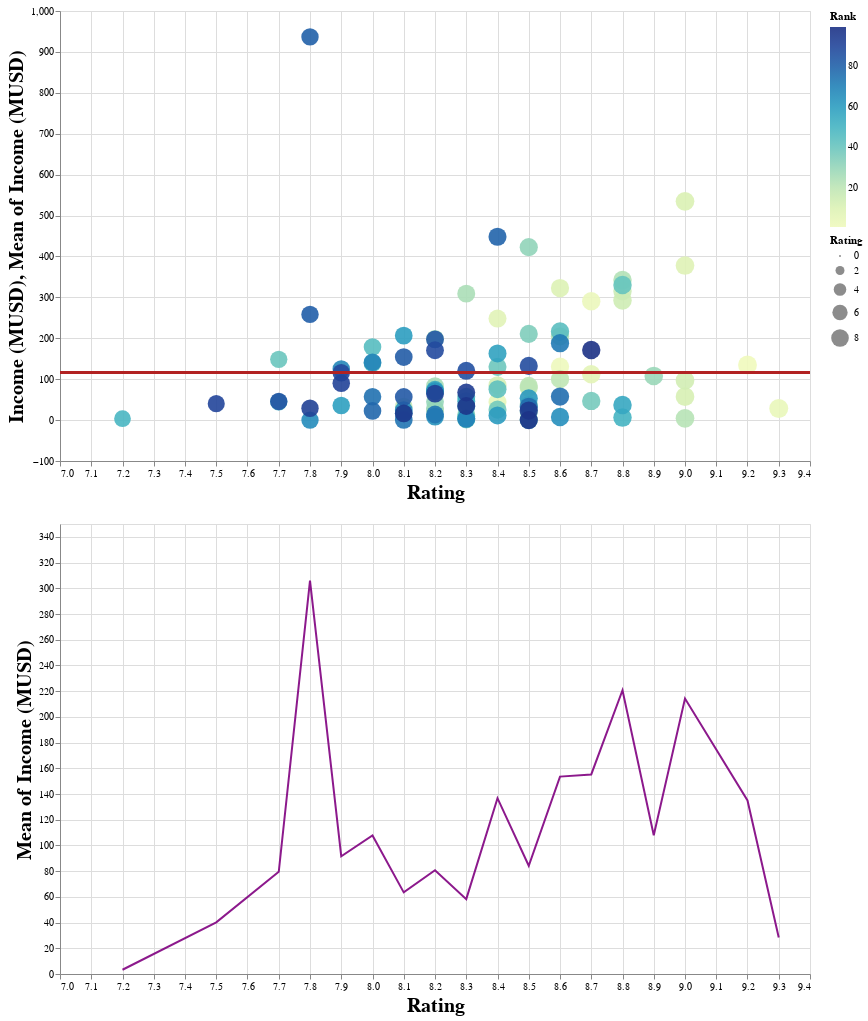

Source (notebook cell):
### Code cell
# The information we want to display on tooltips
tooltip_cols = ['Movie Name', 'Rank', 'Category', 'Rating','Income (MUSD)']

# The selection mechanisms on the graphs
brush = alt.selection_interval(encodings=['x'])
# single = alt.selection_single()

# The graph opacity condition for local selection (brush and click)
# opacity = alt.condition(brush | single, alt.value(0.9), alt.value(0.1))
opacity = alt.condition(brush, alt.value(0.9), alt.value(0.1))

# The chart for scatter plot of the ratings of the movies and their gross_total
points = alt.Chart(movies).mark_point(filled=True).encode(
    x=alt.X('Rating',
        scale=alt.Scale(zero=False, padding=8),
    ),
    y=alt.Y('Income (MUSD)',
        scale=alt.Scale(zero=False, padding=25),
        
    ),
    tooltip=tooltip_cols,
    color=alt.condition(
        alt.datum['Highlight'],
        alt.Color('Rank:Q',
            scale=alt.Scale(scheme='yellowgreenblue')
        ),
        
        alt.value('grey')
    ),
    size='Rating',
    opacity=opacity
).add_selection(
    brush,
).properties(
    width=chart_width,
    height=chart_height.value
)

line = alt.Chart(movies).mark_rule(color='firebrick').encode(
#     x=alt.X('Rating',
#         scale=alt.Scale(zero=False, padding=8),
#     ),
    y=alt.Y('mean(Income (MUSD)):Q'),
    size=alt.SizeValue(3)
).transform_filter(
    brush,
).properties(
    width=chart_width,
    height=chart_height.value
)



if selected_categories.value:
    average = alt.Chart(filtered_movies).mark_line().encode(
        alt.X('Rating',
            scale=alt.Scale(padding=8),
        ),
        alt.Y('mean(Income (MUSD)):Q',
#             scale=alt.Scale(padding=25)
        ),
#         tooltip=tooltip_cols,
        color=alt.value('purple'),   
        opacity=opacity,
    ).add_selection(
        brush,
    ).properties(
        width=chart_width,
        height=chart_height.value
    )

# Vertically stack the two charts
top = (points + line)
final = (top & average) if selected_categories.value else top
final.configure_axis(
    labelFontSize=10,
    titleFontSize=20
)

### Figure 1 — Vega-Lite specification as saved in the notebook (floating-point values rounded to 4 significant figures)
{"config": {"view": {"continuousWidth": 400, "continuousHeight": 300}, "axis": {"labelFontSize": 10, "titleFontSize": 20}}, "vconcat": [{"layer": [{"mark": {"type": "point", "filled": true}, "encoding": {"color": {"condition": {"field": "Rank", "scale": {"scheme": "yellowgreenblue"}, "type": "quantitative", "test": "datum['Highlight']"}, "value": "grey"}, "opacity": {"condition": {"value": 0.9, "selection": "selector001"}, "value": 0.1}, "size": {"field": "Rating", "type": "quantitative"}, "tooltip": [{"field": "Movie Name", "type": "nominal"}, {"field": "Rank", "type": "quantitative"}, {"field": "Category", "type": "nominal"}, {"field": "Rating", "type": "quantitative"}, {"field": "Income (MUSD)", "type": "quantitative"}], "x": {"field": "Rating", "scale": {"padding": 8, "zero": false}, "type": "quantitative"}, "y": {"field": "Income (MUSD)", "scale": {"padding": 25, "zero": false}, "type": "quantitative"}}, "height": 450, "selection": {"selector001": {"type": "interval", "encodings": ["x"]}}, "width": 750}, {"mark": {"type": "rule", "color": "firebrick"}, "encoding": {"size": {"value": 3}, "y": {"aggregate": "mean", "field": "Income (MUSD)", "type": "quantitative"}}, "height": 450, "transform": [{"filter": {"selection": "selector001"}}], "width": 750}], "data": {"name": "data-7e413ada84451a3617eceda69b4eee5d"}}, {"data": {"name": "data-7e413ada84451a3617eceda69b4eee5d"}, "mark": "line", "encoding": {"color": {"value": "purple"}, "opacity": {"condition": {"value": 0.9, "selection": "selector001"}, "value": 0.1}, "x": {"field": "Rating", "scale": {"padding": 8}, "type": "quantitative"}, "y": {"aggregate": "mean", "field": "Income (MUSD)", "type": "quantitative"}}, "height": 450, "selection": {"selector001": {"type": "interval", "encodings": ["x"]}}, "width": 750}], "$schema": "https://vega.github.io/schema/vega-lite/v4.17.0.json", "datasets": {"data-7e413ada84451a3617eceda69b4eee5d": [{"Rank": 1, "Movie Name": "The Godfather", "Category": "R", "Rating": 9.2, "Income (MUSD)": 135.0, "G": false, "R": true, "Approved": false, "PG-13": false, "PG": false, "Passed": false, "GP": false, "Highlight": true}, {"Rank": 2, "Movie Name": "The Silence of the Lambs", "Category": "R", "Rating": 8.6, "Income (MUSD)": 130.7, "G": false, "R": true, "Approved": false, "PG-13": false, "PG": false, "Passed": false, "GP": false, "Highlight": true}, {"Rank": 3, "Movie Name": "Star Wars: Episode V - The Empire Strikes Back", "Category": "PG", "Rating": 8.7, "Income (MUSD)": 290.5, "G": false, "R": false, "Approved": false, "PG-13": false, "PG": true, "Passed": false, "GP": false, "Highlight": true}, {"Rank": 4, "Movie Name": "The Shawshank Redemption", "Category": "R", "Rating": 9.3, "Income (MUSD)": 28.34, "G": false, "R": true, "Approved": false, "PG-13": false, "PG": false, "Passed": false, "GP": false, "Highlight": true}, {"Rank": 5, "Movie Name": "The Shining", "Category": "R", "Rating": 8.4, "Income (MUSD)": 44.02, "G": false, "R": true, "Approved": false, "PG-13": false, "PG": false, "Passed": false, "GP": false, "Highlight": true}, {"Rank": 6, "Movie Name": "Casablanca", "Category": "PG", "Rating": 8.5, "Income (MUSD)": 1.02, "G": false, "R": false, "Approved": false, "PG-13": false, "PG": true, "Passed": false, "GP": false, "Highlight": true}, {"Rank": 7, "Movie Name": "One Flew Over the Cuckoo's Nest", "Category": "R", "Rating": 8.7, "Income (MUSD)": 112.0, "G": false, "R": true, "Approved": false, "PG-13": false, "PG": false, "Passed": false, "GP": false, "Highlight": true}, {"Rank": 8, "Movie Name": "Indiana Jones and the Raiders of the Lost Ark", "Category": "PG", "Rating": 8.4, "Income (MUSD)": 248.2, "G": false, "R": false, "Approved": false, "PG-13": false, "PG": true, "Passed": false, "GP": false, "Highlight": true}, {"Rank": 9, "Movie Name": "The Lord of the Rings: The Return of the King", "Category": "PG-13", "Rating": 9.0, "Income (MUSD)": 377.9, "G": false, "R": false, "Approved": false, "PG-13": true, "PG": false, "Passed": false, "GP": false, "Highlight": true}, {"Rank": 10, "Movie Name": "Star Wars: Episode IV - A New Hope", "Category": "PG", "Rating": 8.6, "Income (MUSD)": 322.7, "G": false, "R": false, "Approved": false, "PG-13": false, "PG": true, "Passed": false, "GP": false, "Highlight": true}, {"Rank": 11, "Movie Name": "The Dark Knight", "Category": "PG-13", "Rating": 9.0, "Income (MUSD)": 534.9, "G": false, "R": false, "Approved": false, "PG-13": true, "PG": false, "Passed": false, "GP": false, "Highlight": true}, {"Rank": 12, "Movie Name": "The Godfather: Part II", "Category": "R", "Rating": 9.0, "Income (MUSD)": 57.3, "G": false, "R": true, "Approved": false, "PG-13": false, "PG": false, "Passed": false, "GP": false, "Highlight": true}, {"Rank": 13, "Movie Name": "Aliens", "Category": "R", "Rating": 8.4, "Income (MUSD)": 85.16, "G": false, "R": true, "Approved": false, "PG-13": false, "PG": false, "Passed": false, "GP": false, "Highlight": true}, {"Rank": 14, "Movie Name": "Schindler's List", "Category": "R", "Rating": 9.0, "Income (MUSD)": 96.9, "G": false, "R": true, "Approved": false, "PG-13": false, "PG": false, "Passed": false, "GP": false, "Highlight": true}, {"Rank": 15, "Movie Name": "Inception", "Category": "PG-13", "Rating": 8.8, "Income (MUSD)": 292.6, "G": false, "R": false, "Approved": false, "PG-13": true, "PG": false, "Passed": false, "GP": false, "Highlight": true}, {"Rank": 16, "Movie Name": "The Lord of the Rings: The Fellowship of the Ring", "Category": "PG-13", "Rating": 8.8, "Income (MUSD)": 315.5, "G": false, "R": false, "Approved": false, "PG-13": true, "PG": false, "Passed": false, "GP": false, "Highlight": true}, {"Rank": 17, "Movie Name": "Alien", "Category": "R", "Rating": 8.5, "Income (MUSD)": 78.9, "G": false, "R": true, "Approved": false, "PG-13": false, "PG": false, "Passed": false, "GP": false, "Highlight": true}, {"Rank": 18, "Movie Name": "Some Like It Hot", "Category": "Passed", "Rating": 8.2, "Income (MUSD)": 25.0, "G": false, "R": false, "Approved": false, "PG-13": false, "PG": false, "Passed": true, "GP": false, "Highlight": true}, {"Rank": 19, "Movie Name": "Blade Runner", "Category": "R", "Rating": 8.1, "Income (MUSD)": 32.87, "G": false, "R": true, "Approved": false, "PG-13": false, "PG": false, "Passed": false, "GP": false, "Highlight": true}, {"Rank": 20, "Movie Name": "Se7en", "Category": "R", "Rating": 8.6, "Income (MUSD)": 100.1, "G": false, "R": true, "Approved": false, "PG-13": false, "PG": false, "Passed": false, "GP": false, "Highlight": true}, {"Rank": 21, "Movie Name": "Apocalypse Now", "Category": "R", "Rating": 8.5, "Income (MUSD)": 83.47, "G": false, "R": true, "Approved": false, "PG-13": false, "PG": false, "Passed": false, "GP": false, "Highlight": true}, {"Rank": 22, "Movie Name": "12 Angry Men", "Category": "Approved", "Rating": 9.0, "Income (MUSD)": 4.36, "G": false, "R": false, "Approved": true, "PG-13": false, "PG": false, "Passed": false, "GP": false, "Highlight": true}, {"Rank": 23, "Movie Name": "The Lord of the Rings: The Two Towers", "Category": "PG-13", "Rating": 8.8, "Income (MUSD)": 342.6, "G": false, "R": false, "Approved": false, "PG-13": true, "PG": false, "Passed": false, "GP": false, "Highlight": true}, {"Rank": 24, "Movie Name": "Terminator 2: Judgment Day", "Category": "R", "Rating": 8.6, "Income (MUSD)": 204.8, "G": false, "R": true, "Approved": false, "PG-13": false, "PG": false, "Passed": false, "GP": false, "Highlight": true}, {"Rank": 25, "Movie Name": "Star Wars: Episode VI - Return of the Jedi", "Category": "PG", "Rating": 8.3, "Income (MUSD)": 309.1, "G": false, "R": false, "Approved": false, "PG-13": false, "PG": true, "Passed": false, "GP": false, "Highlight": true}, {"Rank": 26, "Movie Name": "Die Hard", "Category": "R", "Rating": 8.2, "Income (MUSD)": 83.01, "G": false, "R": true, "Approved": false, "PG-13": false, "PG": false, "Passed": false, "GP": false, "Highlight": true}, {"Rank": 27, "Movie Name": "Gone with the Wind", "Category": "Passed", "Rating": 8.2, "Income (MUSD)": 198.7, "G": false, "R": false, "Approved": false, "PG-13": false, "PG": false, "Passed": true, "GP": false, "Highlight": true}, {"Rank": 28, "Movie Name": "Taxi Driver", "Category": "R", "Rating": 8.2, "Income (MUSD)": 28.26, "G": false, "R": true, "Approved": false, "PG-13": false, "PG": false, "Passed": false, "GP": false, "Highlight": true}, {"Rank": 29, "Movie Name": "Pulp Fiction", "Category": "R", "Rating": 8.9, "Income (MUSD)": 107.9, "G": false, "R": true, "Approved": false, "PG-13": false, "PG": false, "Passed": false, "GP": false, "Highlight": true}, {"Rank": 30, "Movie Name": "The Bridge on the River Kwai", "Category": "PG", "Rating": 8.2, "Income (MUSD)": 44.91, "G": false, "R": false, "Approved": false, "PG-13": false, "PG": true, "Passed": false, "GP": false, "Highlight": true}, {"Rank": 31, "Movie Name": "The Lion King", "Category": "G", "Rating": 8.5, "Income (MUSD)": 422.8, "G": true, "R": false, "Approved": false, "PG-13": false, "PG": false, "Passed": false, "GP": false, "Highlight": true}, {"Rank": 32, "Movie Name": "North by Northwest", "Category": "Approved", "Rating": 8.3, "Income (MUSD)": 13.28, "G": false, "R": false, "Approved": true, "PG-13": false, "PG": false, "Passed": false, "GP": false, "Highlight": true}, {"Rank": 33, "Movie Name": "Rear Window", "Category": "PG", "Rating": 8.5, "Income (MUSD)": 36.76, "G": false, "R": false, "Approved": false, "PG-13": false, "PG": true, "Passed": false, "GP": false, "Highlight": true}, {"Rank": 34, "Movie Name": "Léon: The Professional", "Category": "R", "Rating": 8.5, "Income (MUSD)": 19.5, "G": false, "R": true, "Approved": false, "PG-13": false, "PG": false, "Passed": false, "GP": false, "Highlight": true}, {"Rank": 35, "Movie Name": "Back to the Future", "Category": "PG", "Rating": 8.5, "Income (MUSD)": 210.6, "G": false, "R": false, "Approved": false, "PG-13": false, "PG": true, "Passed": false, "GP": false, "Highlight": true}, {"Rank": 36, "Movie Name": "Citizen Kane", "Category": "PG", "Rating": 8.3, "Income (MUSD)": 1.59, "G": false, "R": false, "Approved": false, "PG-13": false, "PG": true, "Passed": false, "GP": false, "Highlight": true}, {"Rank": 37, "Movie Name": "Goodfellas", "Category": "R", "Rating": 8.7, "Income (MUSD)": 46.84, "G": false, "R": true, "Approved": false, "PG-13": false, "PG": false, "Passed": false, "GP": false, "Highlight": true}, {"Rank": 38, "Movie Name": "Memento", "Category": "R", "Rating": 8.4, "Income (MUSD)": 25.54, "G": false, "R": true, "Approved": false, "PG-13": false, "PG": false, "Passed": false, "GP": false, "Highlight": true}, {"Rank": 39, "Movie Name": "American Beauty", "Category": "R", "Rating": 8.4, "Income (MUSD)": 130.1, "G": false, "R": true, "Approved": false, "PG-13": false, "PG": false, "Passed": false, "GP": false, "Highlight": true}, {"Rank": 40, "Movie Name": "As Good as It Gets", "Category": "PG-13", "Rating": 7.7, "Income (MUSD)": 148.5, "G": false, "R": false, "Approved": false, "PG-13": true, "PG": false, "Passed": false, "GP": false, "Highlight": true}, {"Rank": 41, "Movie Name": "Forrest Gump", "Category": "PG-13", "Rating": 8.8, "Income (MUSD)": 330.2, "G": false, "R": false, "Approved": false, "PG-13": true, "PG": false, "Passed": false, "GP": false, "Highlight": true}, {"Rank": 42, "Movie Name": "Singin' in the Rain", "Category": "G", "Rating": 8.3, "Income (MUSD)": 8.82, "G": true, "R": false, "Approved": false, "PG-13": false, "PG": false, "Passed": false, "GP": false, "Highlight": true}, {"Rank": 43, "Movie Name": "Braveheart", "Category": "R", "Rating": 8.4, "Income (MUSD)": 75.6, "G": false, "R": true, "Approved": false, "PG-13": false, "PG": false, "Passed": false, "GP": false, "Highlight": true}, {"Rank": 44, "Movie Name": "Saving Private Ryan", "Category": "R", "Rating": 8.6, "Income (MUSD)": 216.5, "G": false, "R": true, "Approved": false, "PG-13": false, "PG": false, "Passed": false, "GP": false, "Highlight": true}, {"Rank": 45, "Movie Name": "Rain Man", "Category": "R", "Rating": 8.0, "Income (MUSD)": 178.8, "G": false, "R": true, "Approved": false, "PG-13": false, "PG": false, "Passed": false, "GP": false, "Highlight": true}, {"Rank": 46, "Movie Name": "The King's Speech", "Category": "R", "Rating": 8.0, "Income (MUSD)": 138.8, "G": false, "R": true, "Approved": false, "PG-13": false, "PG": false, "Passed": false, "GP": false, "Highlight": true}, {"Rank": 47, "Movie Name": "2001: A Space Odyssey", "Category": "G", "Rating": 8.3, "Income (MUSD)": 56.95, "G": true, "R": false, "Approved": false, "PG-13": false, "PG": false, "Passed": false, "GP": false, "Highlight": true}, {"Rank": 48, "Movie Name": "Kill Bill: Vol. 1", "Category": "R", "Rating": 8.2, "Income (MUSD)": 70.1, "G": false, "R": true, "Approved": false, "PG-13": false, "PG": false, "Passed": false, "GP": false, "Highlight": true}, {"Rank": 49, "Movie Name": "Avanti!", "Category": "R", "Rating": 7.2, "Income (MUSD)": 3.3, "G": false, "R": true, "Approved": false, "PG-13": false, "PG": false, "Passed": false, "GP": false, "Highlight": true}, {"Rank": 50, "Movie Name": "The Good, the Bad and the Ugly", "Category": "Approved", "Rating": 8.8, "Income (MUSD)": 6.1, "G": false, "R": false, "Approved": true, "PG-13": false, "PG": false, "Passed": false, "GP": false, "Highlight": true}, {"Rank": 51, "Movie Name": "Amélie", "Category": "R", "Rating": 8.3, "Income (MUSD)": 33.23, "G": false, "R": true, "Approved": false, "PG-13": false, "PG": false, "Passed": false, "GP": false, "Highlight": true}, {"Rank": 52, "Movie Name": "Modern Times", "Category": "G", "Rating": 8.5, "Income (MUSD)": 0.16, "G": true, "R": false, "Approved": false, "PG-13": false, "PG": false, "Passed": false, "GP": false, "Highlight": true}, {"Rank": 53, "Movie Name": "Lost in Translation", "Category": "R", "Rating": 7.7, "Income (MUSD)": 44.59, "G": false, "R": true, "Approved": false, "PG-13": false, "PG": false, "Passed": false, "GP": false, "Highlight": true}, {"Rank": 54, "Movie Name": "Full Metal Jacket", "Category": "R", "Rating": 8.3, "Income (MUSD)": 46.36, "G": false, "R": true, "Approved": false, "PG-13": false, "PG": false, "Passed": false, "GP": false, "Highlight": true}, {"Rank": 55, "Movie Name": "Requiem for a Dream", "Category": "R", "Rating": 8.3, "Income (MUSD)": 3.64, "G": false, "R": true, "Approved": false, "PG-13": false, "PG": false, "Passed": false, "GP": false, "Highlight": true}, {"Rank": 56, "Movie Name": "Fight Club", "Category": "R", "Rating": 8.8, "Income (MUSD)": 37.03, "G": false, "R": true, "Approved": false, "PG-13": false, "PG": false, "Passed": false, "GP": false, "Highlight": true}, {"Rank": 57, "Movie Name": "No Country for Old Men", "Category": "R", "Rating": 8.2, "Income (MUSD)": 74.28, "G": false, "R": true, "Approved": false, "PG-13": false, "PG": false, "Passed": false, "GP": false, "Highlight": true}, {"Rank": 58, "Movie Name": "Django Unchained", "Category": "R", "Rating": 8.4, "Income (MUSD)": 162.8, "G": false, "R": true, "Approved": false, "PG-13": false, "PG": false, "Passed": false, "GP": false, "Highlight": true}, {"Rank": 59, "Movie Name": "Children of Men", "Category": "R", "Rating": 7.9, "Income (MUSD)": 35.55, "G": false, "R": true, "Approved": false, "PG-13": false, "PG": false, "Passed": false, "GP": false, "Highlight": true}, {"Rank": 60, "Movie Name": "Ratatouille", "Category": "G", "Rating": 8.1, "Income (MUSD)": 206.4, "G": true, "R": false, "Approved": false, "PG-13": false, "PG": false, "Passed": false, "GP": false, "Highlight": true}, {"Rank": 61, "Movie Name": "The Lives of Others", "Category": "R", "Rating": 8.4, "Income (MUSD)": 11.29, "G": false, "R": true, "Approved": false, "PG-13": false, "PG": false, "Passed": false, "GP": false, "Highlight": true}, {"Rank": 62, "Movie Name": "The Prestige", "Category": "PG-13", "Rating": 8.5, "Income (MUSD)": 53.09, "G": false, "R": false, "Approved": false, "PG-13": true, "PG": false, "Passed": false, "GP": false, "Highlight": true}, {"Rank": 63, "Movie Name": "V for Vendetta", "Category": "R", "Rating": 8.2, "Income (MUSD)": 70.51, "G": false, "R": true, "Approved": false, "PG-13": false, "PG": false, "Passed": false, "GP": false, "Highlight": true}, {"Rank": 64, "Movie Name": "Chinatown", "Category": "R", "Rating": 8.2, "Income (MUSD)": 8.49, "G": false, "R": true, "Approved": false, "PG-13": false, "PG": false, "Passed": false, "GP": false, "Highlight": true}, {"Rank": 65, "Movie Name": "City of God", "Category": "R", "Rating": 8.6, "Income (MUSD)": 7.56, "G": false, "R": true, "Approved": false, "PG-13": false, "PG": false, "Passed": false, "GP": false, "Highlight": true}, {"Rank": 66, "Movie Name": "To Have and Have Not", "Category": "Passed", "Rating": 7.8, "Income (MUSD)": 0.0, "G": false, "R": false, "Approved": false, "PG-13": false, "PG": false, "Passed": true, "GP": false, "Highlight": true}, {"Rank": 67, "Movie Name": "Fargo", "Category": "R", "Rating": 8.1, "Income (MUSD)": 24.61, "G": false, "R": true, "Approved": false, "PG-13": false, "PG": false, "Passed": false, "GP": false, "Highlight": true}, {"Rank": 68, "Movie Name": "Life of Pi", "Category": "PG", "Rating": 7.9, "Income (MUSD)": 125.0, "G": false, "R": false, "Approved": false, "PG-13": false, "PG": true, "Passed": false, "GP": false, "Highlight": true}, {"Rank": 69, "Movie Name": "Slumdog Millionaire", "Category": "R", "Rating": 8.0, "Income (MUSD)": 141.3, "G": false, "R": true, "Approved": false, "PG-13": false, "PG": false, "Passed": false, "GP": false, "Highlight": true}, {"Rank": 70, "Movie Name": "Vertigo", "Category": "PG", "Rating": 8.3, "Income (MUSD)": 3.2, "G": false, "R": false, "Approved": false, "PG-13": false, "PG": true, "Passed": false, "GP": false, "Highlight": true}, {"Rank": 71, "Movie Name": "Trainspotting", "Category": "R", "Rating": 8.1, "Income (MUSD)": 16.5, "G": false, "R": true, "Approved": false, "PG-13": false, "PG": false, "Passed": false, "GP": false, "Highlight": true}, {"Rank": 72, "Movie Name": "Interstellar", "Category": "PG-13", "Rating": 8.6, "Income (MUSD)": 188.0, "G": false, "R": false, "Approved": false, "PG-13": true, "PG": false, "Passed": false, "GP": false, "Highlight": true}, {"Rank": 73, "Movie Name": "The Thing", "Category": "R", "Rating": 8.2, "Income (MUSD)": 13.78, "G": false, "R": true, "Approved": false, "PG-13": false, "PG": false, "Passed": false, "GP": false, "Highlight": true}, {"Rank": 74, "Movie Name": "The Third Man", "Category": "Approved", "Rating": 8.1, "Income (MUSD)": 0.45, "G": false, "R": false, "Approved": true, "PG-13": false, "PG": false, "Passed": false, "GP": false, "Highlight": true}, {"Rank": 75, "Movie Name": "12 Monkeys", "Category": "R", "Rating": 8.0, "Income (MUSD)": 57.14, "G": false, "R": true, "Approved": false, "PG-13": false, "PG": false, "Passed": false, "GP": false, "Highlight": true}, {"Rank": 76, "Movie Name": "Life Is Beautiful", "Category": "PG-13", "Rating": 8.6, "Income (MUSD)": 57.6, "G": false, "R": false, "Approved": false, "PG-13": true, "PG": false, "Passed": false, "GP": false, "Highlight": true}, {"Rank": 77, "Movie Name": "The Pianist", "Category": "R", "Rating": 8.5, "Income (MUSD)": 32.57, "G": false, "R": true, "Approved": false, "PG-13": false, "PG": false, "Passed": false, "GP": false, "Highlight": true}, {"Rank": 78, "Movie Name": "Magnolia", "Category": "R", "Rating": 8.0, "Income (MUSD)": 22.46, "G": false, "R": true, "Approved": false, "PG-13": false, "PG": false, "Passed": false, "GP": false, "Highlight": true}, {"Rank": 79, "Movie Name": "The Dark Knight Rises", "Category": "PG-13", "Rating": 8.4, "Income (MUSD)": 448.1, "G": false, "R": false, "Approved": false, "PG-13": true, "PG": false, "Passed": false, "GP": false, "Highlight": true}, {"Rank": 80, "Movie Name": "Star Wars: Episode VII - The Force Awakens", "Category": "PG-13", "Rating": 7.8, "Income (MUSD)": 936.7, "G": false, "R": false, "Approved": false, "PG-13": true, "PG": false, "Passed": false, "GP": false, "Highlight": true}, {"Rank": 81, "Movie Name": "The Hobbit: The Desolation of Smaug", "Category": "PG-13", "Rating": 7.8, "Income (MUSD)": 258.4, "G": false, "R": false, "Approved": false, "PG-13": true, "PG": false, "Passed": false, "GP": false, "Highlight": true}, {"Rank": 82, "Movie Name": "Mad Max: Fury Road", "Category": "R", "Rating": 8.1, "Income (MUSD)": 154.1, "G": false, "R": true, "Approved": false, "PG-13": false, "PG": false, "Passed": false, "GP": false, "Highlight": true}, {"Rank": 83, "Movie Name": "12 Years a Slave", "Category": "R", "Rating": 8.1, "Income (MUSD)": 56.67, "G": false, "R": true, "Approved": false, "PG-13": false, "PG": false, "Passed": false, "GP": false, "Highlight": true}, {"Rank": 84, "Movie Name": "Indiana Jones and the Last Crusade", "Category": "PG-13", "Rating": 8.2, "Income (MUSD)": 197.2, "G": false, "R": false, "Approved": false, "PG-13": true, "PG": false, "Passed": false, "GP": false, "Highlight": true}, {"Rank": 85, "Movie Name": "O Brother, Where Art Thou?", "Category": "PG-13", "Rating": 7.7, "Income (MUSD)": 45.51, "G": false, "R": false, "Approved": false, "PG-13": true, "PG": false, "Passed": false, "GP": false, "Highlight": true}, {"Rank": 86, "Movie Name": "Inglourious Basterds", "Category": "R", "Rating": 8.3, "Income (MUSD)": 120.5, "G": false, "R": true, "Approved": false, "PG-13": false, "PG": false, "Passed": false, "GP": false, "Highlight": true}, {"Rank": 87, "Movie Name": "The Departed", "Category": "R", "Rating": 8.5, "Income (MUSD)": 132.4, "G": false, "R": true, "Approved": false, "PG-13": false, "PG": false, "Passed": false, "GP": false, "Highlight": true}, {"Rank": 88, "Movie Name": "A Beautiful Mind", "Category": "PG-13", "Rating": 8.2, "Income (MUSD)": 170.7, "G": false, "R": false, "Approved": false, "PG-13": true, "PG": false, "Passed": false, "GP": false, "Highlight": true}, {"Rank": 89, "Movie Name": "District 9", "Category": "R", "Rating": 7.9, "Income (MUSD)": 115.7, "G": false, "R": true, "Approved": false, "PG-13": false, "PG": false, "Passed": false, "GP": false, "Highlight": true}, {"Rank": 90, "Movie Name": "The Piano", "Category": "R", "Rating": 7.5, "Income (MUSD)": 40.16, "G": false, "R": true, "Approved": false, "PG-13": false, "PG": false, "Passed": false, "GP": false, "Highlight": true}, {"Rank": 91, "Movie Name": "Mystic River", "Category": "R", "Rating": 7.9, "Income (MUSD)": 90.14, "G": false, "R": true, "Approved": false, "PG-13": false, "PG": false, "Passed": false, "GP": false, "Highlight": true}, {"Rank": 92, "Movie Name": "The Insider", "Category": "R", "Rating": 7.8, "Income (MUSD)": 28.97, "G": false, "R": true, "Approved": false, "PG-13": false, "PG": false, "Passed": false, "GP": false, "Highlight": true}, {"Rank": 93, "Movie Name": "L.A. Confidential", "Category": "R", "Rating": 8.2, "Income (MUSD)": 64.62, "G": false, "R": true, "Approved": false, "PG-13": false, "PG": false, "Passed": false, "GP": false, "Highlight": true}, {"Rank": 94, "Movie Name": "Heat", "Category": "R", "Rating": 8.3, "Income (MUSD)": 67.44, "G": false, "R": true, "Approved": false, "PG-13": false, "PG": false, "Passed": false, "GP": false, "Highlight": true}, {"Rank": 95, "Movie Name": "The Usual Suspects", "Category": "R", "Rating": 8.5, "Income (MUSD)": 23.34, "G": false, "R": true, "Approved": false, "PG-13": false, "PG": false, "Passed": false, "GP": false, "Highlight": true}, {"Rank": 96, "Movie Name": "Cool Hand Luke", "Category": "GP", "Rating": 8.1, "Income (MUSD)": 16.22, "G": false, "R": false, "Approved": false, "PG-13": false, "PG": false, "Passed": false, "GP": true, "Highlight": true}, {"Rank": 97, "Movie Name": "Eternal Sunshine of the Spotless Mind", "Category": "R", "Rating": 8.3, "Income (MUSD)": 34.4, "G": false, "R": true, "Approved": false, "PG-13": false, "PG": false, "Passed": false, "GP": false, "Highlight": true}, {"Rank": 98, "Movie Name": "City Lights", "Category": "G", "Rating": 8.5, "Income (MUSD)": 0.02, "G": true, "R": false, "Approved": false, "PG-13": false, "PG": false, "Passed": false, "GP": false, "Highlight": true}, {"Rank": 99, "Movie Name": "The Matrix", "Category": "R", "Rating": 8.7, "Income (MUSD)": 171.5, "G": false, "R": true, "Approved": false, "PG-13": false, "PG": false, "Passed": false, "GP": false, "Highlight": true}]}}
